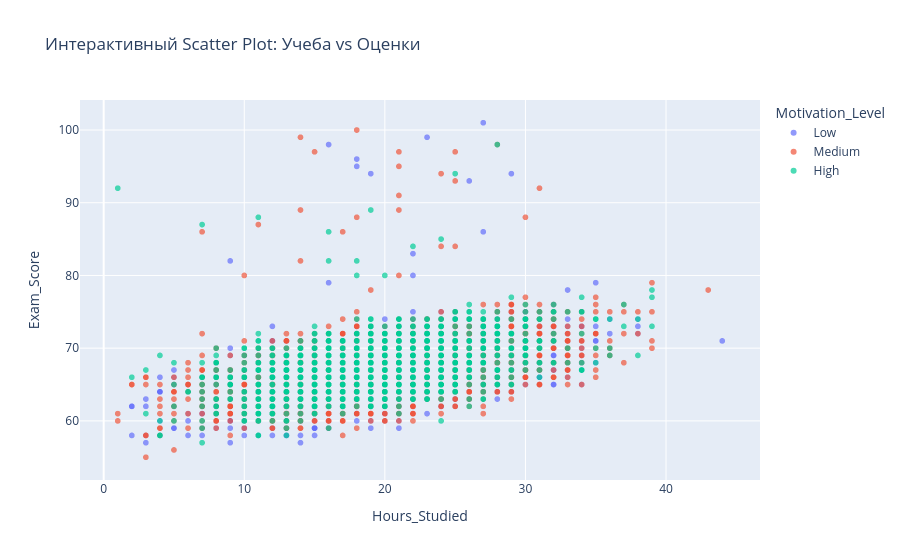

Notebook source saved alongside this figure:
### Code cell
import matplotlib.pyplot as plt
import seaborn as sns
import plotly.express as px

df = pd.read_csv("data.csv")

sns.set_theme(style="whitegrid")

# 1. Гистограмма баллов
plt.figure(figsize=(10, 5))
sns.histplot(df['Exam_Score'], kde=True, bins=30, color='purple')
plt.title('Распределение баллов за экзамен')
plt.show()

# 2. Box Plot аномалий
plt.figure(figsize=(10, 5))
sns.boxplot(x='Gender', y='Exam_Score', data=df, palette='Set2')
plt.title('Ящик с усами: Поиск выбросов (0 = Девочки, 1 = Мальчики)')
plt.show()

# 3. Тепловая карта корреляций
plt.figure(figsize=(12, 8))
numeric_df = df.select_dtypes(include=['number'])
sns.heatmap(numeric_df.corr(), annot=True, cmap='coolwarm', center=0, linewidths=0.5)
plt.title('Тепловая матрица корреляций')
plt.show()

# 4. Интерактивный Scatter Plot (Plotly)
fig = px.scatter(df, 
                 x='Hours_Studied', 
                 y='Exam_Score', 
                 hover_data=['Attendance', 'Sleep_Hours', 'School_Type', 'Teacher_Quality'],
                 color='Motivation_Level',
                 title='Интерактивный Scatter Plot: Учеба vs Оценки',
                 opacity=0.7)
fig.show()

### Figure 1 — Plotly figure (JSON) as saved in the notebook; plotly's stock layout.template omitted (floating-point values rounded to 4 significant figures; data arrays with more than 128 entries replaced by an {"elided": "..."} marker saying what was removed)
{"data": [{"customdata": {"elided": "1937x4 mixed values"}, "hovertemplate": "Motivation_Level=Low<br>Hours_Studied=%{x}<br>Exam_Score=%{y}<br>Attendance=%{customdata[0]}<br>Sleep_Hours=%{customdata[1]}<br>School_Type=%{customdata[2]}<br>Teacher_Quality=%{customdata[3]}<extra></extra>", "legendgroup": "Low", "marker": {"color": "#636efa", "opacity": 0.7, "symbol": "circle"}, "mode": "markers", "name": "Low", "showlegend": true, "type": "scattergl", "x": {"elided": "1937 int values"}, "xaxis": "x", "y": {"elided": "1937 int values"}, "yaxis": "y"}, {"customdata": {"elided": "3351x4 mixed values"}, "hovertemplate": "Motivation_Level=Medium<br>Hours_Studied=%{x}<br>Exam_Score=%{y}<br>Attendance=%{customdata[0]}<br>Sleep_Hours=%{customdata[1]}<br>School_Type=%{customdata[2]}<br>Teacher_Quality=%{customdata[3]}<extra></extra>", "legendgroup": "Medium", "marker": {"color": "#EF553B", "opacity": 0.7, "symbol": "circle"}, "mode": "markers", "name": "Medium", "showlegend": true, "type": "scattergl", "x": {"elided": "3351 int values"}, "xaxis": "x", "y": {"elided": "3351 int values"}, "yaxis": "y"}, {"customdata": {"elided": "1319x4 mixed values"}, "hovertemplate": "Motivation_Level=High<br>Hours_Studied=%{x}<br>Exam_Score=%{y}<br>Attendance=%{customdata[0]}<br>Sleep_Hours=%{customdata[1]}<br>School_Type=%{customdata[2]}<br>Teacher_Quality=%{customdata[3]}<extra></extra>", "legendgroup": "High", "marker": {"color": "#00cc96", "opacity": 0.7, "symbol": "circle"}, "mode": "markers", "name": "High", "showlegend": true, "type": "scattergl", "x": {"elided": "1319 int values"}, "xaxis": "x", "y": {"elided": "1319 int values"}, "yaxis": "y"}], "layout": {"legend": {"title": {"text": "Motivation_Level"}, "tracegroupgap": 0}, "title": {"text": "Интерактивный Scatter Plot: Учеба vs Оценки"}, "xaxis": {"anchor": "y", "domain": [0, 1], "title": {"text": "Hours_Studied"}}, "yaxis": {"anchor": "x", "domain": [0, 1], "title": {"text": "Exam_Score"}}}}
